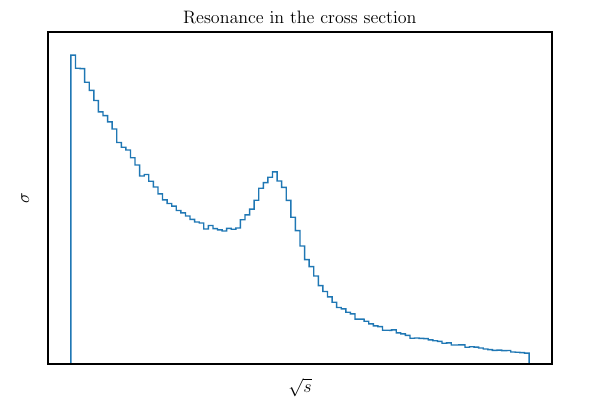

This figure's Python source:
import sys
import os
import h5py
import matplotlib.pyplot as plt
import numpy as np
from matplotlib import colors
from scipy.stats import chi2, chisquare
from scipy.special import erfinv


plt.rc('text', usetex=True)
plt.rc('font', family='serif')

fontsize=13



def bkg(x):
    return np.exp(-1.7*x)

def sig(x):
    return 0.02/((x*x-0.8)**2 + 0.05)

xmin = 0
xmax = 2.0
samples = 2000000

x_bkg = []
x_sig = []

for i in range(samples):
    r = np.random.uniform(xmin,xmax)
    s = np.random.uniform(0,1.1)

    if s <= bkg(r):
        x_bkg.append(r)

    if s <= sig(r):
        x_sig.append(r)

plt.hist(x_bkg,bins=100)
plt.hist(x_sig,bins=100)
plt.show()
plt.close()
plt.clf()

x_all = x_bkg + x_sig
fig,ax = plt.subplots(1)
plt.hist(x_all,bins=100,density=True,histtype='step')
plt.ylim(0,1.5)
ax.set_yticklabels([])
ax.set_xticklabels([])
for tic in ax.xaxis.get_major_ticks():
    tic.tick1On = tic.tick2On = False
for tic in ax.yaxis.get_major_ticks():
    tic.tick1On = tic.tick2On = False

plt.title('Resonance in the cross section', fontsize=fontsize)
plt.xlabel('$\sqrt{s}$', fontsize=fontsize)
plt.ylabel('$\sigma$', fontsize=fontsize)
#plt.tick_params(axis='both', labelsize=0, length = 0)

fig.subplots_adjust(left = 0.08,right = 0.92,bottom = 0.09,top = 0.92)
fig.savefig('./Python/LHC/RES/res1.pdf')
plt.show()
plt.clf()
